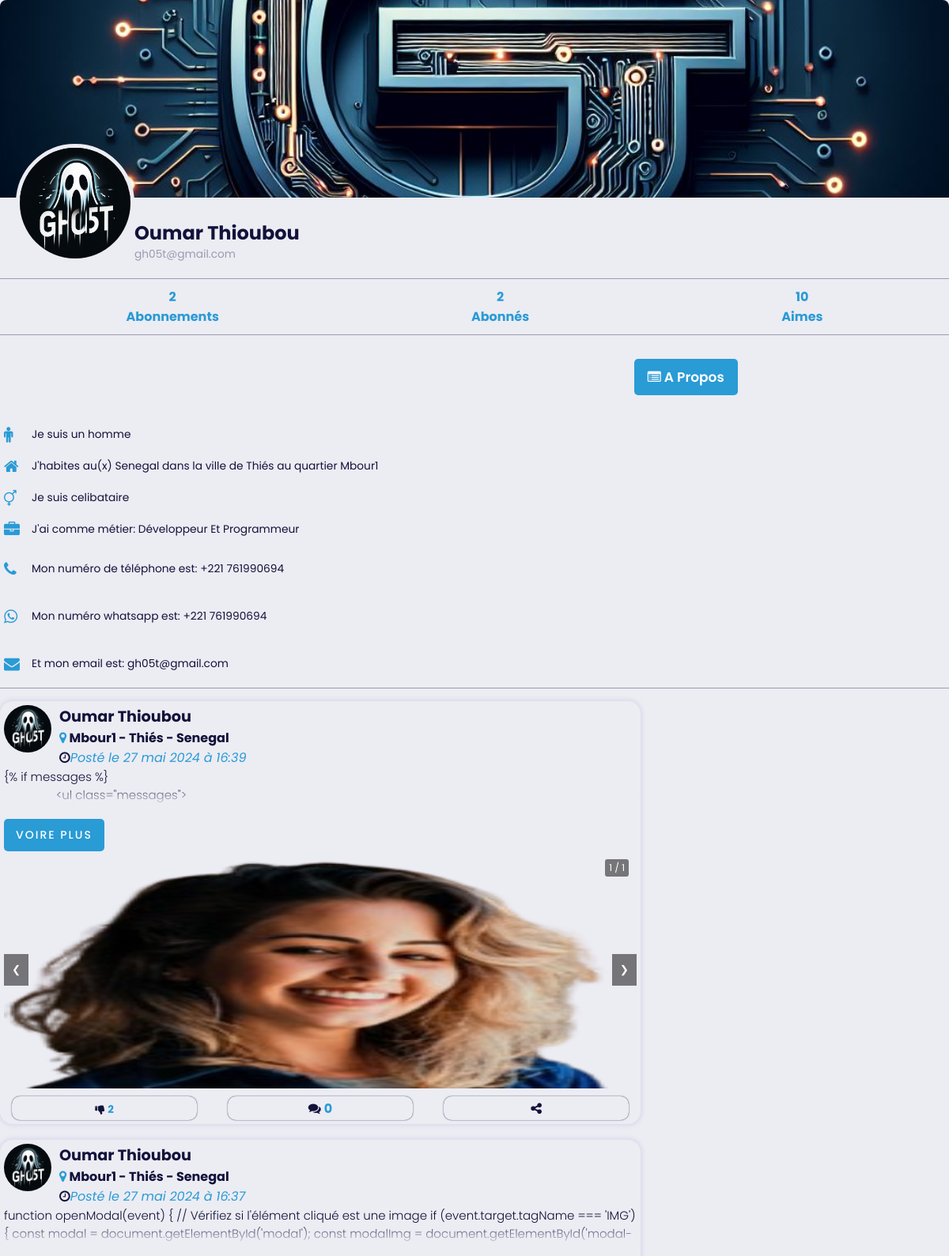
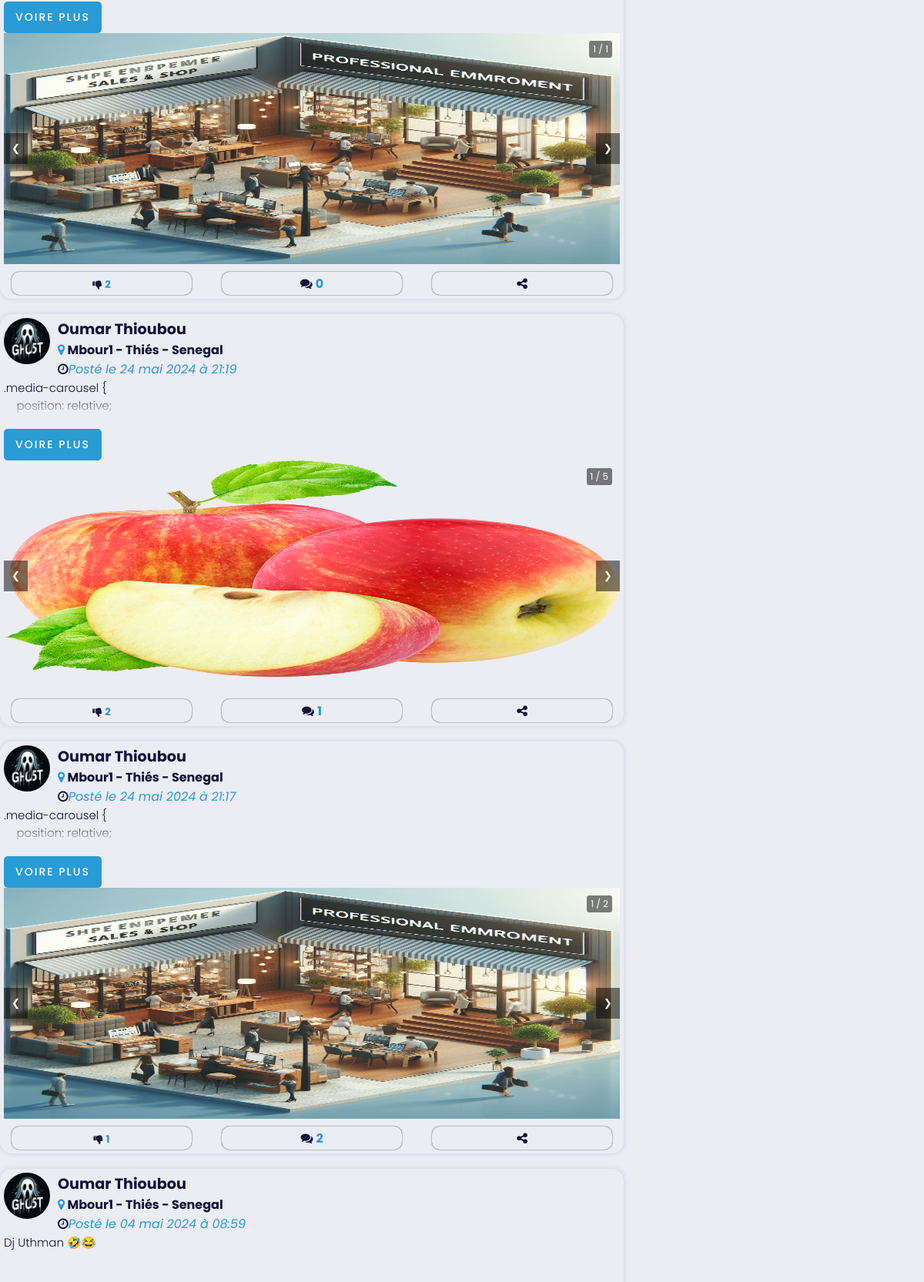
The app's page /profiles/1/ (upper part) with its own data (2 pictures, top to bottom).
### galsen/models.py (models this page shows, shortened)
class AbstractUser(BaseAbstractUser):
    groups = models.ManyToManyField(Group, related_name='customuser_set', blank=True)
    user_permissions = models.ManyToManyField(Permission, related_name='customuser_set', blank=True)

class CustomUser(AbstractUser):
    LANGUE = [
        ('français', 'Français'),
        ('anglais', 'Anglais'),
        ('spagnol', 'Espagnol'),
        ('italien', 'Italien'),
        ('arabe', 'Arabe'),
    ]
    ROLES = [
        ('admin', 'Admin'),
        ('personnel', 'Personnel(le)'),
        ('ecole', 'Ecole'),
        ('entreprise', 'Entreprise'),
    ]
    profile_image = models.ImageField(upload_to='profile_images/', null=True, blank=True)
    banner_image = models.ImageField(upload_to='banner_images/', null=True, blank=True)
    GENRE = [
        ('homme', 'Homme'),
        ('femme', 'Femme'),
    ]
    SITUATION_MATRIMONIALE = [
        ('celibataire', 'Célibataire'),
        ('marie', 'Marié(e)'),
        ('fiance', 'Fiancé(e)'),
        ('divorce', 'Divorcé(e)'),
    ]
    marque_dispositif = models.CharField(max_length=255, null=True, blank=True)
    metier = models.CharField(max_length=150, null=True, blank=True)
    etablissement = models.CharField(max_length=255, null=True, blank=True)
    pays = models.CharField(max_length=50, null=True, blank=True)
    ville = models.CharField(max_length=50, null=True, blank=True)
    quartier = models.CharField(max_length=50, null=True, blank=True)
    langue = models.CharField(max_length=255, null=True, blank=True)
    birthday = models.DateField(null=True, blank=True)
    indicatif_pays = models.CharField(max_length=15, null=True, blank=True)
    number_phone = models.CharField(max_length=15, null=True, blank=True)
    number_whatsapp = models.CharField(max_length=15, null=True, blank=True)
    number_telegram = models.CharField(max_length=15, null=True, blank=True)
    instagram_link = models.URLField(null=True, blank=True)
    twitter_link = models.URLField(null=True, blank=True)
    youtube_link = models.URLField(null=True, blank=True)
    website_link = models.URLField(null=True, blank=True)
    langue = models.CharField(max_length=255, choices=LANGUE, default='français')
    rôle = models.CharField(max_length=255, choices=ROLES, default='personnel')
    genre = models.CharField(max_length=255, choices=GENRE, default='homme')
    situation_matrimoniale = models.CharField(max_length=20, choices=SITUATION_MATRIMONIALE, default='celibataire')
    followers = models.ManyToManyField('self', symmetrical=False, related_name='following_users', blank=True)
    def total_likes_received(self):
        total_likes = 0
        for post in self.post_set.all():
            total_likes += post.like_post.count()
        return total_likes

class AbstractUser(BaseAbstractUser):
    groups = models.ManyToManyField(Group, related_name='customuser_set', blank=True)
    user_permissions = models.ManyToManyField(Permission, related_name='customuser_set', blank=True)

class Post(models.Model):
    user = models.ForeignKey(CustomUser, on_delete=models.CASCADE)
    video = models.FileField(upload_to='post_videos/')
    contenu_post = models.TextField()
    tag_post = models.CharField(max_length=255)
    session_info = models.CharField(max_length=255, null=True, blank=True)
    date_creation_post = models.DateTimeField(auto_now_add=True)
    like_post = models.ManyToManyField(CustomUser, blank=True, related_name="likes")
    dislike = models.ManyToManyField(CustomUser, blank=True, related_name='dislikes')
    shared_boby = models.TextField(blank=True, null=True)
    share_on = models.DateTimeField(blank=True, null=True)
    shared_user = models.ForeignKey(CustomUser, on_delete=models.CASCADE, null=True, blank=True, related_name='+')
    class Meta:
        ordering = ['-date_creation_post', '-share_on']
    @property
    def nombre_commentaire(self):
        return Commentaire.objects.filter(post=self).count()

class MediasPost(models.Model):
    post = models.ForeignKey(Post, on_delete=models.CASCADE)
    image = models.ImageField(upload_to='post_images/')

### galsen/views.py (the view)
# urls.py: path('profiles/<int:user_id>/', views.user_detail, name='user_detail'),
def user_detail(request, user_id):
    profile_user = get_object_or_404(CustomUser, pk=user_id)
    posts = Post.objects.filter(user=profile_user)  # Récupère tous les posts de cet utilisateur
    return render(request, 'profils/users_public.html', {'profile_user': profile_user, 'posts': posts})

### galsen/templates/profils/users_public.html (shortened to what this page needs)
{% load static %}
<!DOCTYPE html>
<html lang="en">
<head>
    <link rel="stylesheet" href="{% static 'assets/icones/font-awesome/css/font-awesome.css' %}">
    <link rel="stylesheet" href="{% static 'assets/icones/font-awesome/css/font-awesome.min.css' %}">
    <link rel="stylesheet" href="{% static 'assets/ressources/styles/profil.css' %}">
    <link rel="stylesheet" href="{% static 'assets/ressources/styles/contenu.css' %}">
    <link rel="stylesheet" href="{% static 'assets/ressources/styles/theme.css' %}">
    <link rel="stylesheet" href="{% static 'assets/ressources/styles/lightbox.min.css' %}">
</head>
<body>
    <div class="profile-container">
        <div class="banner">
            {% if profile_user.banner_image and profile_user.banner_image.url %}
                <a href="{{ profile_user.banner_image.url }}" data-lightbox="mygallery">
                    <img src="{{ profile_user.banner_image.url }}">
                </a>
                {% else %}
                    <img src="{% static 'assets/default/user.png' %}">
            {% endif %}
        </div>
        <div class="profile-section">
          <div class="profile-pic">
                {% if profile_user.profile_image and profile_user.profile_image.url %}
                    <a href="{{ profile_user.profile_image.url }}" data-lightbox="mygallery">
                        <img src="{{ profile_user.profile_image.url }}">
                    </a>
                    {% else %}
                        <img src="{% static 'assets/default/user.png' %}">
                {% endif %}
          </div>
          <div class="profile-info">
            <h1>
                {% if profile_user.rôle == "personnel" %}
                    {{ profile_user.first_name }} {{ profile_user.last_name }}
                {% else %}
                    {{ profile_user.etablissement }}
                {% endif %}
            </h1>
            <p>{{ profile_user.email }}</p>
          </div>
        </div>
        <div class="profile-nav">
          <ul>
            <li><a href="#"><span>{{ profile_user.following_users.count }}</span>Abonnements</a></li>
            <li><a href="#"><span>{{ profile_user.followers.count }}</span>Abonnés</a></li>
            <li><a href="#"><span>{{ profile_user.total_likes_received }}</span>Aimes</a></li>
          </ul>
        </div>
        <div class="profile-content">
            <div class="buttons-1">
                <a href="{% url 'a_propos_detail' user_id=profile_user.id %}" class="button"> <i class="fa fa-list-alt"></i> A Propos </a>
            </div>
            <ul class="status">
                <li>
                    {% if profile_user.genre == "homme" %}
                        <i class="fa fa-male primary"></i>
                        <p>Je suis un
                            <span>{{ profile_user.genre }}</span>
                        </p>
                    {% elif profile_user.genre == "femme" %}
                        <i class="fa fa-female primary"></i>
                        <p>Je suis une
                            <span>{{ profile_user.genre }}</span>
                        </p>
                    {% else %}
                        <p>Genre non spécifié</p>
                    {% endif %}
                </li>
                <li>
                    <i class="fa fa-home primary"></i>
                    <p>J'habites au(x)
                        <span>{{ profile_user.pays }}</span> dans la ville de
                        <span>{{ profile_user.ville }}</span> au quartier
                        <span>{{ profile_user.quartier }}</span>
                     </p>
                </li>
                <li>
                    <i class="fa fa-transgender primary"></i>
                    <p>Je suis
                        <span>{{ profile_user.situation_matrimoniale }}</span>
                     </p>
                </li>
                {% if profile_user.rôle == "personnel" %}
                        <li>
                            <i class="fa fa-briefcase primary"></i>
                            <p>J'ai comme métier:
                                <span>{{ profile_user.metier }}</span>
                            </p>
                        </li>
                {% endif %}
                <li>
                    <a href="tel:+{{ profile_user.indicatif_pays }}{{ profile_user.number_phone }}">
                        <i class="fa fa-phone primary"></i>
                        <p>Mon numéro de téléphone est:
                            <span>+{{ profile_user.indicatif_pays }} {{ profile_user.number_phone }}</span>
                        </p>
                    </a>
                </li>
                <li>
                    <a href="https://wa.me/+{{ profile_user.indicatif_pays }}{{ profile_user.number_phone }}">
                        <i class="fa fa-whatsapp primary"></i>
                        <p>Mon numéro whatsapp est:
                            <span>+{{ profile_user.indicatif_pays }} {{ profile_user.number_phone }}</span>
                        </p>
                    </a>
                </li>
                <li>
                    <a href="mailto:{{ profile_user.email }}">
                        <i class="fa fa-envelope primary"></i>
                        <p>Et mon email est:
                            <span>{{ profile_user.email }}</span>
                        </p>
                    </a>
                </li>
            </ul>
            {% if posts %}
                {% for post in posts %}
                    <div class="post-card post-card-user">
                        <div class="top-post">
                            <div class="infos-users">
                                <a href="#">
                                    <div class="image">
                                        {% if post.user.profile_image and post.user.profile_image.url %}
                                            <img src="{{ post.user.profile_image.url}}" class="enligne">
                                        {% else %}
                                            <img src="{% static 'assets/default/user.png' %}" class="enligne">
                                        {% endif %}
                                    </div>
                                    <div class="details">
                                        <div class="name">
                                            {% if post.user.rôle == "personnel" %}
                                                <h3> {{ post.user.first_name }} {{ post.user.last_name }} </h3>
                                            {% else %}
                                                <h3> <i class="fa fa-briefcase primary"></i> {{ post.user.etablissement }}
                                                    <span class="danger">
                                                        ({{ post.user.rôle|upper }})
                                                    </span>
                                                </h3>
                                            {% endif %}
                                        </div>
                                        <div class="user_localhome">
                                            <span>
                                                {% if post.user.quartier and post.user.ville and post.user.pays %}
                                                    <b><i class="fa fa-map-marker primary"></i> {{ post.user.quartier }}  - {{ post.user.ville }}  - {{ post.user.pays }} </b>
                                                {% endif %}
                                            </span>
                                        </div>
                                        <div class="time_post">
                                            <span class="fa fa-clock-o"><i class="primary">Posté le {{ post.date_creation_post|date:"d F Y à H:i" }}
                                                </i></span>
                                        </div>
                                    </div>
                                </a>
                            </div>
                        </div>
                        <div class="center-post">
                            <div class="description">
                                <p>
                                    {{ post.contenu_post|safe }}
                                </p>
                            </div>
                            <a class="more"></a>
                            {% if post.mediaspost_set.all or post.video %}
                                <div class="media-carousel" data-post-id="{{ post.id }}">
                                    <button class="prev-btn">&#10094;</button>
                                    <div class="media-wrapper" onclick="openModal(event)">
                                        {% for media in post.mediaspost_set.all %}
                                            {% if media.image %}
                                                <img src="{{ media.image.url }}" alt="Media 1" class="affiche">
                                            {% endif %}
                                        {% endfor %}
                                    </div>
                                    <button class="next-btn">&#10095;</button>
                                    <div class="media-indicator"></div>
                                </div>
                            {% endif %}
                        </div>
                        <section class="followers">
                            <a class="like-btn" data-like-url="{% url 'likes' post.pk %}">
                                <form id="like-form-{{ post.pk }}" method="POST" action="{% url 'likes' post.pk %}">
                                    <button type="submit" class="button-like" data-post-id="{{ post.pk }}">
                                        <span class="like-icon" id="likeIcon{{ post.pk }}">
                                            {% if user.is_authenticated %}
                                                {% if request.user in post.like_post.all %}
                                                    <i class="fa fa-thumbs-up primary"></i>
                                                {% else %}
                                                    <i class="fa fa-thumbs-down"></i>
                                                {% endif %}
                                            {% else %}
                                                <i class="fa fa-thumbs-down"></i>
                                            {% endif %}
                                        </span>
                                        <b class="number-like primary">{{ post.like_post.count }}</b>
                                    </button>
                                </form>
                            </a>
                            <a href="{% url 'post_comments' post.id %}">
                                <i class="fa fa-comments">
                                    <span class="primary" style="font-weight: bold;">
                                        {% if post.nombre_commentaire > 1000 %}
                                            {{ post.nombre_commentaire|divisibleby:1000|floatformat:"0.1" }}k
                                        {% else %}
                                            {{ post.nombre_commentaire }}
                                        {% endif %}
                                    </span>
                                </i>
                            </a>
                            <a onclick="openPopup('{{ post.id }}')">
                                <i class="fa fa-share-alt"></i>
                            </a>
                        </section>
                    </div>
                {% endfor %}
                    {% else %}
                    <center>
                        <p class="success">Aucune poste disponible pour le moment.</p>
                    </center>
            {% endif %}
        </div>
      </div>
</body>
</html>

### records on screen
CustomUser: banner_image (picture), profile_image (picture), following_users.count "2", followers.count "2", total_likes_received "10", genre "homme", pays "Senegal", ville "Thiés", quartier "Mbour1", situation_matrimoniale "celibataire", metier "Développeur Et Programmeur", indicatif_pays "221", number_phone "761990694"
AbstractUser: first_name "Oumar", last_name "Thioubou", email "gh05t@gmail.com"
Post: user.profile_image (picture), user.first_name "Oumar", user.last_name "Thioubou", user.quartier "Mbour1", user.ville "Thiés", user.pays "Senegal", date_creation_post "27 mai 2024 à 16:39", contenu_post "{% if messages %} <ul class=\"messages\">", like_post.count "2", nombre_commentaire "0"
MediasPost: image (picture)
Post: user.profile_image (picture), user.first_name "Oumar", user.last_name "Thioubou", user.quartier "Mbour1", user.ville "Thiés", user.pays "Senegal", date_creation_post "27 mai 2024 à 16:37", contenu_post "function openModal(event) { // Vérifiez si l'élément cliqué est une image if (event.target.tagName === 'IMG') { const modal = document.getElementById('modal'); const modalImg =…", like_post.count "2", nombre_commentaire "0"
MediasPost: image (picture)
Post: user.profile_image (picture), user.first_name "Oumar", user.last_name "Thioubou", user.quartier "Mbour1", user.ville "Thiés", user.pays "Senegal", date_creation_post "24 mai 2024 à 21:19", contenu_post ".media-carousel { position: relative;", like_post.count "2", nombre_commentaire "1"
MediasPost: image (picture)
Post: user.profile_image (picture), user.first_name "Oumar", user.last_name "Thioubou", user.quartier "Mbour1", user.ville "Thiés", user.pays "Senegal", date_creation_post "24 mai 2024 à 21:17", contenu_post ".media-carousel { position: relative;", like_post.count "1", nombre_commentaire "2"
MediasPost: image (picture)
Post: user.profile_image (picture), user.first_name "Oumar", user.last_name "Thioubou", user.quartier "Mbour1", user.ville "Thiés", user.pays "Senegal", date_creation_post "04 mai 2024 à 08:59", contenu_post "Dj Uthman 🤣😂"
